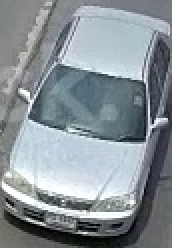
#> input picture GD_cars/140469 - Copy (2).jpg, 86 x 124 px (shown 2 times larger); its folder holds only this picture in this run
$ python Classifir_Test.py
#> lines starting #> are read from the running program, lines starting #| are printed output that depends on the picture
# -*- coding: utf-8 -*-
"""
Created on Wed Jan  4 16:10:39 2023

@author: dawso
"""

import cv2
import pandas as pd
from sklearn.datasets import load_digits
import matplotlib.pyplot as plt
from sklearn.ensemble import RandomForestClassifier
from sklearn.model_selection import train_test_split
from sklearn.metrics import confusion_matrix
import matplotlib.image as mpimg
import numpy as np

import glob

count = 500
arr = []
files = glob.glob('GD_Cars/*')
for f in files:
    if count == 0:
        break
    count = count - 1
    img = cv2.imread(str(f))
#> img is the input picture: shape (124, 86, 3); mean B, G, R 149.8, 144.3, 135.2
    resized = cv2.resize(img  , (500 , 500))
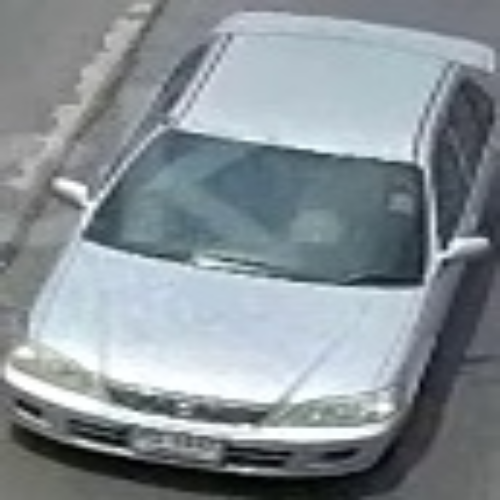
#> resized: shape (500, 500, 3); mean B, G, R 149.7, 144.1, 135.1
    gray = resized[:,:,0]
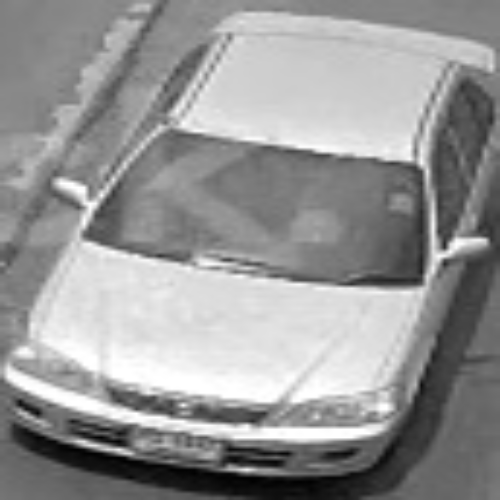
#> gray: shape (500, 500); min 0, max 255, mean 149.7
    gray = np.array(gray)

    singlearr = gray.flatten()
    singlearr = np.array(singlearr)
    arr.append(singlearr)


count = 500
files = glob.glob('GD_Bikes/*')
for f in files:
    if count == 0:
        break
    count = count - 1
    img = cv2.imread(str(f))
    resized = cv2.resize(img  , (500 , 500))
    gray = resized[:,:,0]
    gray = np.array(gray)

    singlearr = gray.flatten()
    singlearr = np.array(singlearr)
    arr.append(singlearr)

count = 700
test_set = []
files = glob.glob('Images/*')
for f in files:
    if count == 0:
        break
    count = count - 1
    img = cv2.imread(str(f))
    resized = cv2.resize(img  , (500 , 500))
    gray = resized[:,:,0]
    gray = np.array(gray)

    singlearr = gray.flatten()
    singlearr = np.array(singlearr)
    test_set.append(singlearr)


df2 = pd.DataFrame(data=test_set)
temp_ytest = ["Car", "Bike", "Car", "Car", "Car"]

list1 = []
for i in range(len(arr)):
    if i < len(arr)/2:
        list1.append("Car")
    else:
        list1.append("Bike")
#> this loop made 1 pass
#> after the loop, list1 = ['Car']

list1 = np.array(list1)
arr = np.array(arr)
print(arr)
#> (printed output is left out)
df = pd.DataFrame(data=arr)
#> df = table of 1 rows and 250000 columns
df['target'] = list1
print(df)
#> (printed output is left out)


X = df.drop('target',axis='columns')
#> X = table of 1 rows and 250000 columns
y = df.target

#> (the run stopped early here; a loop or call above may not have finished)
